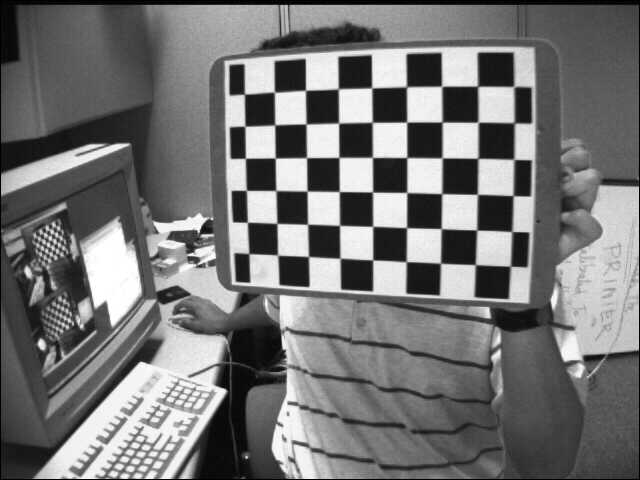
#> input picture camera calibration/chess_board_photos/left01.jpg, 640 x 480 px
$ python -i pmvs.py   (imports and definitions only)
#> lines starting #> are read from the running program, lines starting #| are printed output that depends on the picture
#> further down, picture is the input picture: shape (480, 640, 3); min 0, max 255, mean 116.6
import cv2 as cv
import numpy as np
from matplotlib import pyplot as plt
from glob import glob
from copy import copy,deepcopy
from optical_center import getOpticalCenter
from scipy.optimize import minimize
from time import time

# [25 lines left out: functions show_images, get_nth_maximum, not called in this run]

def get_optical_axis(projectionMat):
    return np.array([projectionMat[2][0],projectionMat[2][1],projectionMat[2][2],0])

def outside_image_boundry(yCoord,xCoord,height,width):
    return (xCoord < 0 or yCoord < 0 or xCoord >= width or yCoord >= height)

# [84 lines left out: functions get_qt_counts, checkKey, constants, init_imgs, read_parameters_file, not called in this run]

# Get Harris and DoG operators for a given image
def get_dog_harris(img):
    gray = cv.cvtColor(img,cv.COLOR_BGR2GRAY)
    gray = np.float32(gray)

    # Get DoG
    g1 = cv.GaussianBlur(gray,(0,0),sigmaX=1)
    g2 = cv.GaussianBlur(gray,(0,0),sigmaX=1*np.sqrt(2))
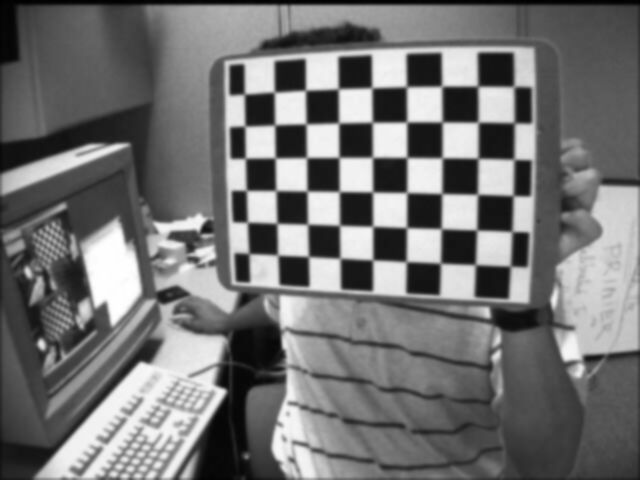
#> g2: shape (480, 640) float32; min 2.5, max 255, mean 116.7; drawn with min black and max white
    diff = cv.absdiff(g1,g2)
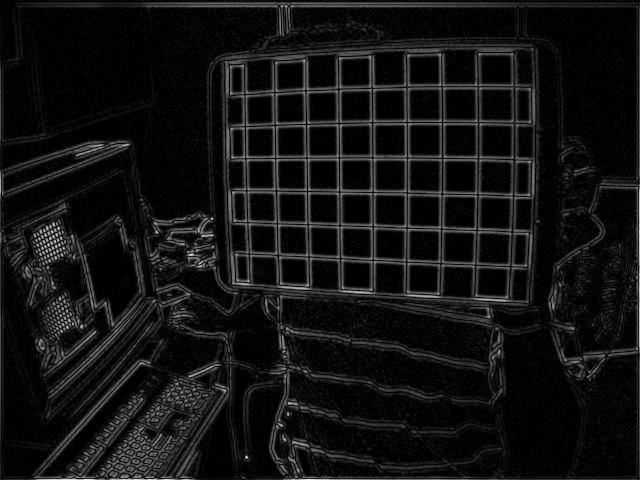
#> diff: shape (480, 640) float32; min 0, max 31.12, mean 2.3; drawn with min black and max white
    dog = diff

    # Get Harris
    bSize = 3
    kSize = 1
    corners = cv.cornerHarris(src=gray,blockSize=bSize,ksize=kSize,k=0.06)
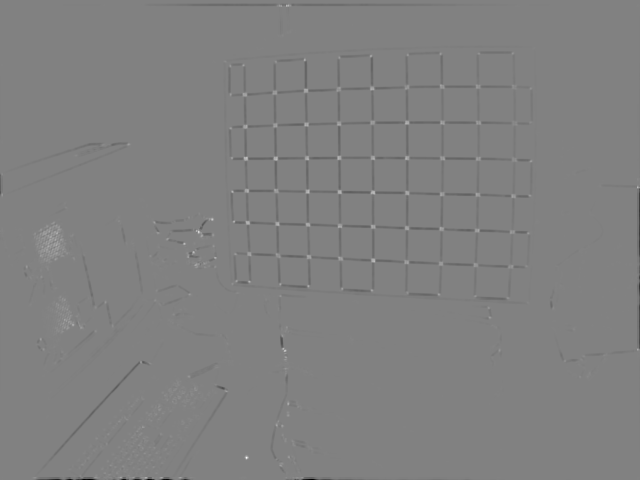
#> corners: shape (480, 640) float32; min -91389808, max 88042008, mean -469493.4; drawn with min black and max white

    return dog , corners

# [270 lines left out: functions sparse_dog_harris, compute_fundamental, compute_epipole, plot_epipolar_line, get_fundmental_matrix_book, get_fundmental_matrix_sift and 3 more, not called in this run]


#global variables needed by the objective function
referenceImgIdx = 0
depthVec = 0
optimPhotos = 0


# [414 lines left out: functions encode, decode, ncc_objective, objective, normalize, optimize_patch and 11 more, not called in this run]

#


from pickle import dump,load
# [519 lines left out: functions save_data, load_data, write_header, write_ply, write_expanded_header, write_expanded_ply and 13 more, not called in this run]

>>> import cv2
>>> picture = cv2.imread('camera calibration/chess_board_photos/left01.jpg')
>>> result = get_dog_harris(picture)

$ run again, on camera calibration/chess_board_photos/left02.jpg
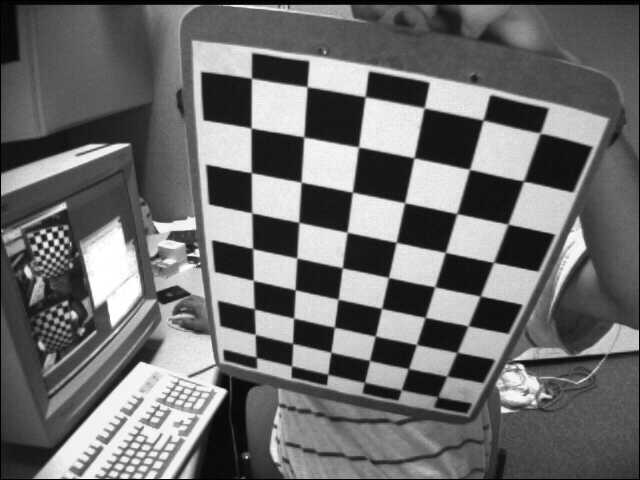
#> input picture camera calibration/chess_board_photos/left02.jpg, 640 x 480 px
#> picture is the input picture: shape (480, 640, 3); min 0, max 255, mean 109
#> in get_dog_harris, `diff = cv.absdiff(g1,g2)`:
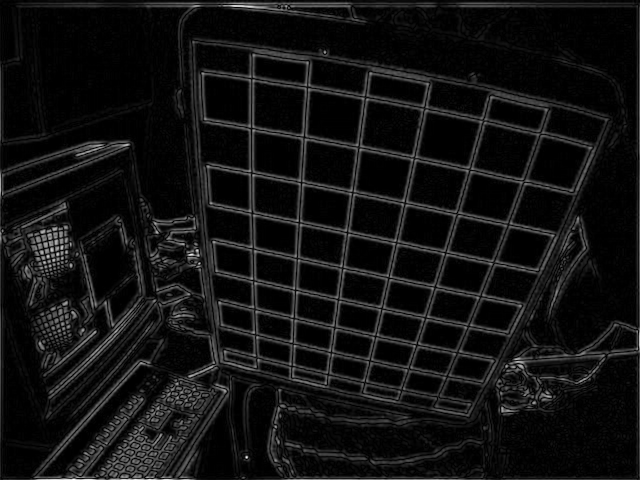
#> diff: shape (480, 640) float32; min 0, max 30.57, mean 2.2; drawn with min black and max white
#> in get_dog_harris, `corners = cv.cornerHarris(src=gray,blockSize=bSize,ksize=kSize,k=0.06)`:
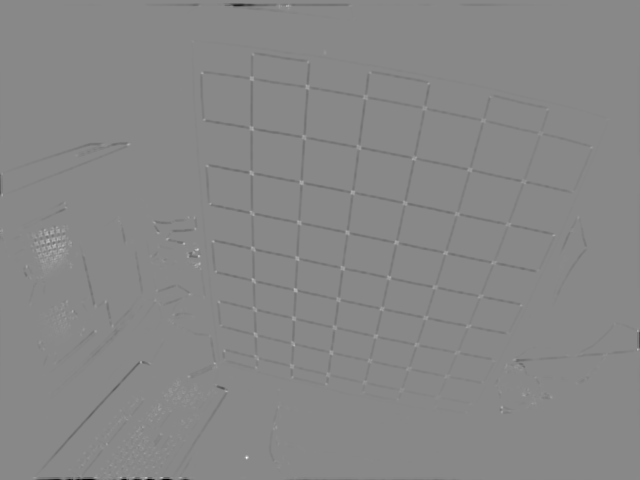
#> corners: shape (480, 640) float32; min -85522656, max 73982312, mean -402840.3; drawn with min black and max white

$ run again, on camera calibration/chess_board_photos/left03.jpg
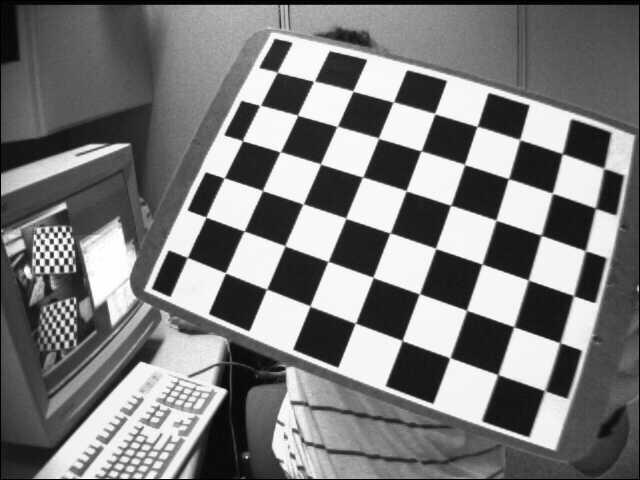
#> input picture camera calibration/chess_board_photos/left03.jpg, 640 x 480 px
#> picture is the input picture: shape (480, 640, 3); min 0, max 255, mean 122.9
#> in get_dog_harris, `diff = cv.absdiff(g1,g2)`:
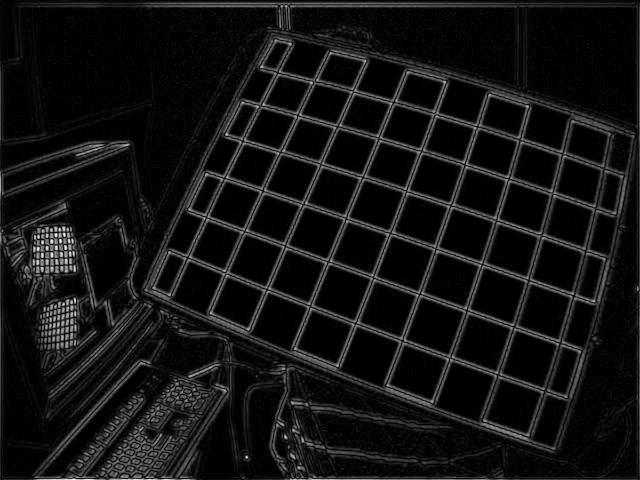
#> diff: shape (480, 640) float32; min 0, max 30.6, mean 2.3; drawn with min black and max white
#> in get_dog_harris, `corners = cv.cornerHarris(src=gray,blockSize=bSize,ksize=kSize,k=0.06)`:
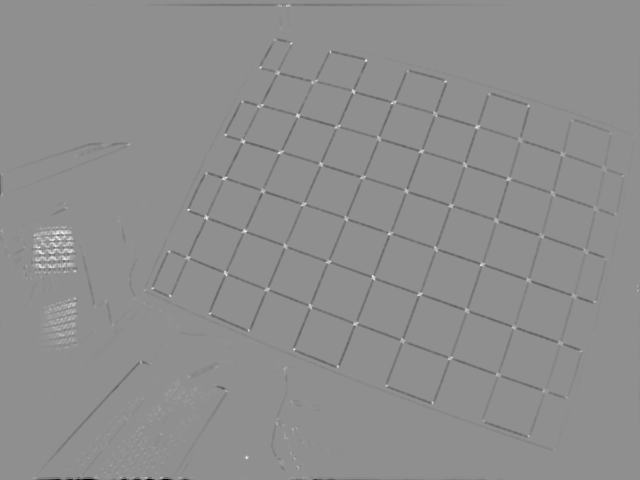
#> corners: shape (480, 640) float32; min -90423856, max 69740176, mean -641403.6; drawn with min black and max white

$ run again, on camera calibration/chess_board_photos/left04.jpg
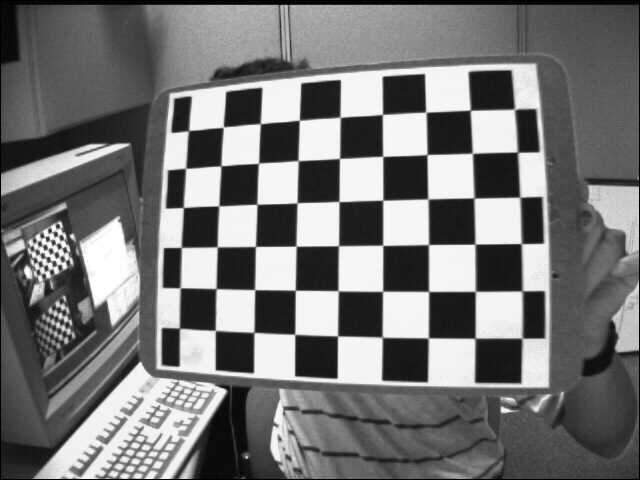
#> input picture camera calibration/chess_board_photos/left04.jpg, 640 x 480 px
#> picture is the input picture: shape (480, 640, 3); min 0, max 255, mean 117.8
#> in get_dog_harris, `diff = cv.absdiff(g1,g2)`:
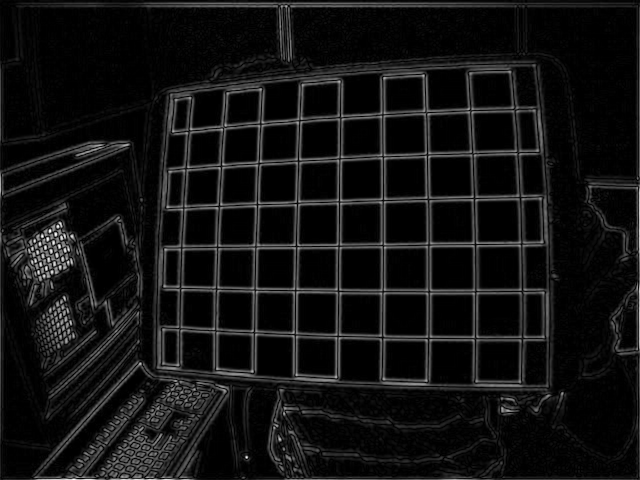
#> diff: shape (480, 640) float32; min 0, max 30.91, mean 2.3; drawn with min black and max white
#> in get_dog_harris, `corners = cv.cornerHarris(src=gray,blockSize=bSize,ksize=kSize,k=0.06)`:
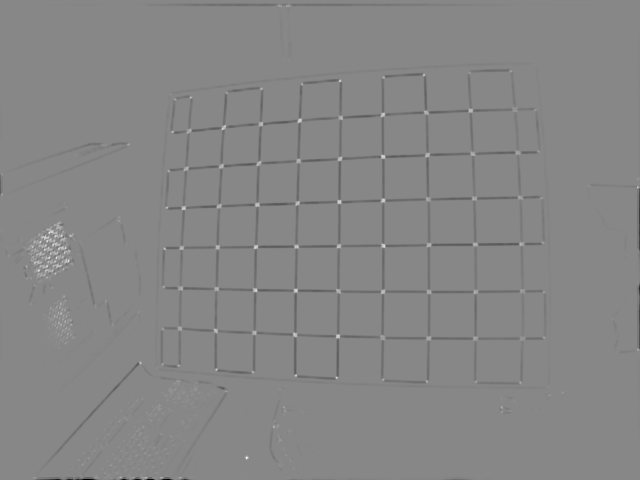
#> corners: shape (480, 640) float32; min -87958352, max 77737480, mean -643830.9; drawn with min black and max white
